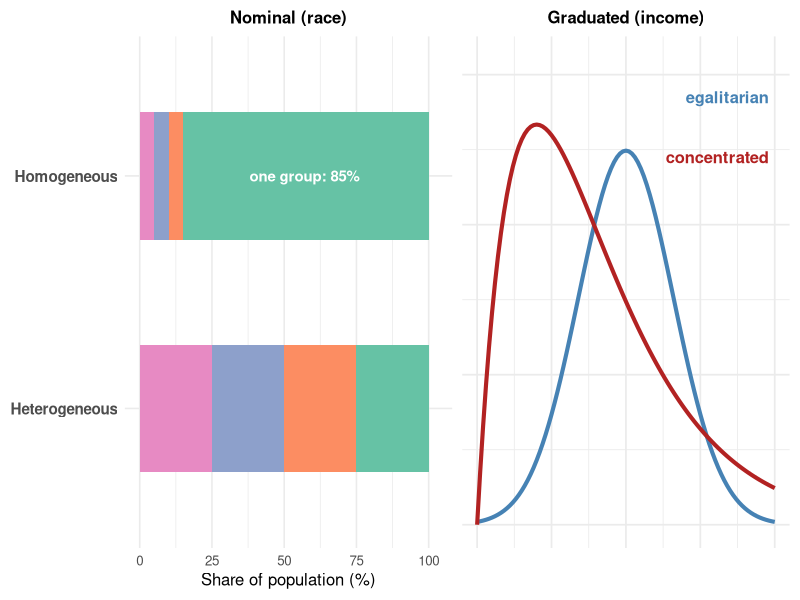
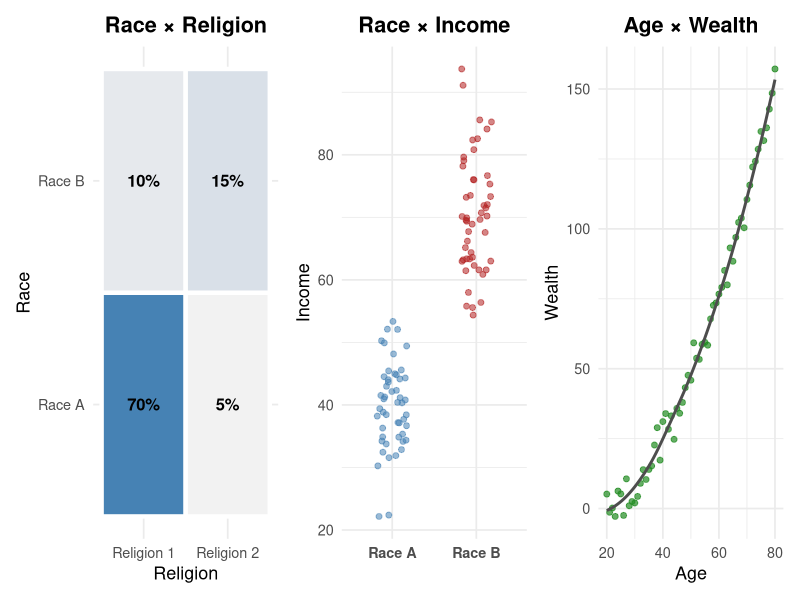
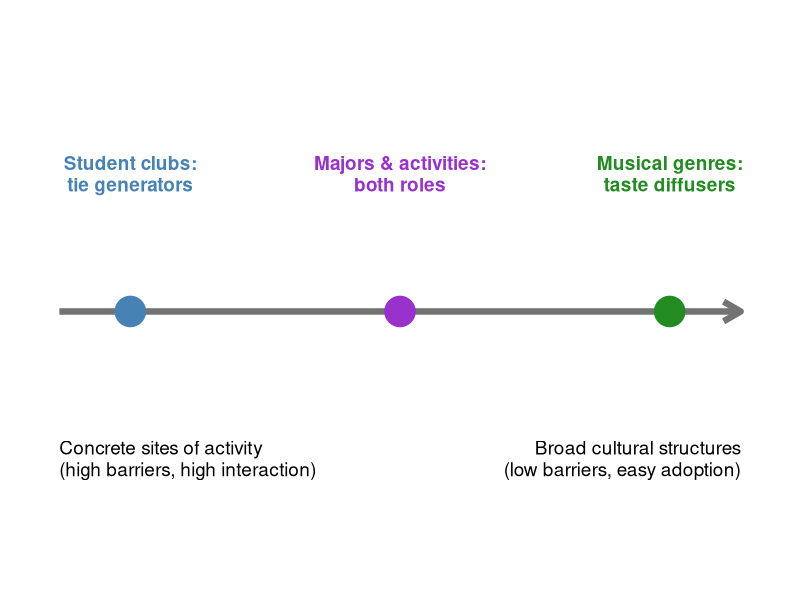
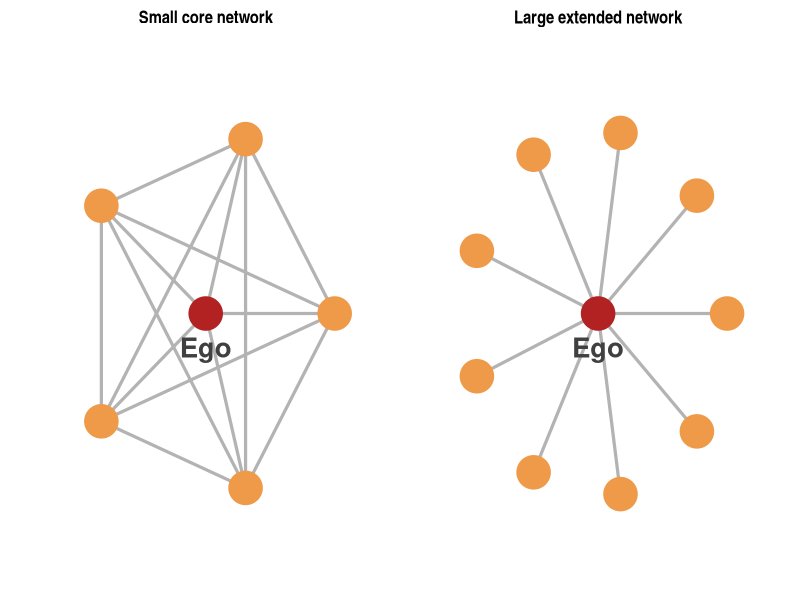

R code for these plots, in order:
## ---- chunk 1
library(ggplot2)
library(ggraph)
library(tidygraph)
library(patchwork)

# Blau: heterogeneity (nominal parameters) vs inequality (graduated parameters)
df_a <- data.frame(
  grp = factor(rep(c("G1", "G2", "G3", "G4"), 2), levels = c("G1", "G2", "G3", "G4")),
  share = c(25, 25, 25, 25, 85, 5, 5, 5),
  soc = rep(c("Heterogeneous", "Homogeneous"), each = 4)
)
p_blau_a <- ggplot(df_a, aes(y = soc, x = share, fill = grp)) +
  geom_col(width = 0.55) +
  annotate("text", x = 57, y = 2, label = "one group: 85%", size = 3.8, fontface = "bold", color = "white") +
  scale_fill_brewer(palette = "Set2") +
  scale_x_continuous(limits = c(0, 103)) +
  labs(title = "Nominal (race)", x = "Share of population (%)", y = NULL) +
  theme_minimal(base_size = 12) +
  theme(plot.title = element_text(face = "bold", hjust = 0.5, size = 12), legend.position = "none",
        plot.margin = margin(2, 2, 2, 2), axis.text.y = element_text(face = "bold", size = 11))

p_blau_b <- ggplot(data.frame(x = c(0, 1)), aes(x)) +
  stat_function(fun = dnorm, args = list(mean = 0.5, sd = 0.16), color = "steelblue", linewidth = 1.4) +
  stat_function(fun = function(x) 1.45 * dgamma(x, shape = 2, rate = 5), color = "firebrick", linewidth = 1.4) +
  annotate("text", x = 0.98, y = 2.85, label = "egalitarian", color = "steelblue", hjust = 1, size = 4.2, fontface = "bold") +
  annotate("text", x = 0.98, y = 2.45, label = "concentrated", color = "firebrick", hjust = 1, size = 4.2, fontface = "bold") +
  scale_y_continuous(limits = c(0, 3.1)) +
  labs(title = "Graduated (income)", x = NULL, y = NULL) +
  theme_minimal(base_size = 13) +
  theme(plot.title = element_text(face = "bold", hjust = 0.5, size = 12),
        axis.text = element_blank(), axis.ticks = element_blank(),
        plot.margin = margin(2, 2, 2, 2))
p_blau <- p_blau_a + p_blau_b

# Blau Rule 3: correlated parameters (stylized illustrations)
df_cc <- expand.grid(race = c("Race A", "Race B"), rel = c("Religion 1", "Religion 2"))
df_cc$val <- c(0.70, 0.10, 0.05, 0.15)
p_cc <- ggplot(df_cc, aes(x = rel, y = race, fill = val)) +
  geom_tile(color = "white", linewidth = 1.5) +
  geom_text(aes(label = paste0(round(100 * val), "%")), size = 4.2, fontface = "bold") +
  scale_fill_gradient(low = "grey95", high = "steelblue", guide = "none") +
  labs(title = "Race × Religion", x = "Religion", y = "Race") +
  theme_minimal(base_size = 13) +
  theme(plot.title = element_text(face = "bold", hjust = 0.5))

set.seed(2026)
df_cg <- data.frame(income = c(rnorm(50, 40, 7), rnorm(50, 72, 9)),
                    grp = rep(c("Race A", "Race B"), each = 50))
p_cg <- ggplot(df_cg, aes(x = grp, y = income, color = grp)) +
  geom_jitter(size = 1.7, alpha = 0.55, width = 0.18, show.legend = FALSE) +
  scale_color_manual(values = c("Race A" = "steelblue", "Race B" = "firebrick")) +
  labs(title = "Race × Income", x = NULL, y = "Income") +
  theme_minimal(base_size = 13) +
  theme(plot.title = element_text(face = "bold", hjust = 0.5),
        axis.text.x = element_text(face = "bold"))

df_kk <- data.frame(age = 20:80)
df_kk$wealth <- 0.9 * (df_kk$age - 18)^1.8 / 10 + rnorm(61, 0, 4)
p_kk <- ggplot(df_kk, aes(x = age, y = wealth)) +
  geom_point(size = 1.7, color = "forestgreen", alpha = 0.7) +
  geom_smooth(se = FALSE, color = "grey30", linewidth = 1) +
  labs(title = "Age × Wealth", x = "Age", y = "Wealth") +
  theme_minimal(base_size = 13) +
  theme(plot.title = element_text(face = "bold", hjust = 0.5))
p_rule3 <- p_cc | p_cg | p_kk

# Foci continuum: tie generators <-> taste diffusers
p_foci_spec <- ggplot(data.frame(x = 0:1), aes(x)) +
  annotate("segment", x = 0.02, xend = 0.98, y = 0, yend = 0,
           arrow = arrow(length = unit(5, 'mm')), linewidth = 2.2, color = "grey45") +
  annotate("point", x = c(0.12, 0.5, 0.88), y = 0, size = 10,
           color = c("steelblue", "darkorchid", "forestgreen")) +
  annotate("text", x = c(0.12, 0.5, 0.88), y = 0.3,
           label = c("Student clubs:\ntie generators", "Majors & activities:\nboth roles", "Musical genres:\ntaste diffusers"),
           size = 4.8, fontface = "bold", lineheight = 0.95,
           color = c("steelblue", "darkorchid", "forestgreen")) +
  annotate("text", x = c(0.02, 0.98), y = -0.32,
           label = c("Concrete sites of activity\n(high barriers, high interaction)",
                     "Broad cultural structures\n(low barriers, easy adoption)"),
           size = 4.8, hjust = c(0, 1), lineheight = 0.95) +
  scale_y_continuous(limits = c(-0.55, 0.6), breaks = NULL, labels = NULL) +
  scale_x_continuous(limits = c(0, 1), breaks = NULL, labels = NULL) +
  theme_minimal(base_size = 14) +
  theme(panel.grid = element_blank(), axis.text = element_blank(),
        axis.title = element_blank(), axis.ticks = element_blank())

# Hofstra: small dense core vs large sparse extended network
make_net <- function(n_alt, dense, title) {
  al <- paste0("a", 1:n_alt)
  edges_n <- data.frame(from = rep("Ego", n_alt), to = al)
  if (dense) {
    pr <- combn(al, 2, simplify = FALSE)
    edges_n <- rbind(edges_n, data.frame(from = sapply(pr, `[`, 1), to = sapply(pr, `[`, 2)))
  }
  nm <- c("Ego", al)
  g_n <- tbl_graph(nodes = data.frame(name = nm, role = ifelse(nm == "Ego", "Ego", "Alter")),
                   edges = edges_n, directed = FALSE)
  ang <- (0:(n_alt - 1)) * 2 * pi / n_alt
  l_n <- rbind(c(0, 0), cbind(cos(ang), sin(ang)))
  ggraph(g_n, layout = "manual", x = l_n[,1], y = l_n[,2]) +
    geom_edge_link(color = "grey70", width = 1.1) +
    geom_node_point(aes(color = role), size = 11, show.legend = FALSE) +
    geom_node_text(aes(label = ifelse(role == "Ego", "Ego", "")), vjust = 2.2, size = 7, fontface = "bold", color = "grey25") +
    labs(title = title) +
    theme_graph() +
    coord_cartesian(xlim = c(-1.35, 1.35), ylim = c(-1.35, 1.35), clip = "off") +
    theme(plot.title = element_text(hjust = 0.5, face = "bold", size = 13),
          plot.margin = margin(2, 2, 2, 2)) +
    scale_color_manual(values = c(Ego = "firebrick", Alter = "tan2"))
}
p_hofs <- make_net(5, TRUE, "Small core network") + make_net(9, FALSE, "Large extended network")
## ---- chunk 2
#| echo: false
#| fig-width: 4.8
#| fig-height: 2.9
p_blau
## ---- chunk 3
#| echo: false
#| fig-width: 9.4
#| fig-height: 3.1
p_rule3
## ---- chunk 4
#| echo: false
#| fig-width: 9.4
#| fig-height: 2.6
p_foci_spec
## ---- chunk 5
#| echo: false
#| fig-width: 5.2
#| fig-height: 2.8
p_hofs
